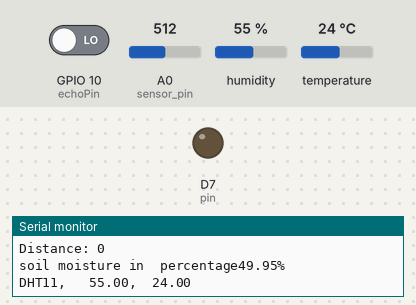
A sketch run on a simulated ESP8266 (NodeMCU). Shown: output pins drawn as LEDs (lit = HIGH), the last lines printed to the serial monitor. Inputs (shaded band) come from the test bench; at power-on: A0 (sensor_pin) = 512, GPIO 10 (echoPin) LOW, humidity 55 %, temperature 24 °C. Pins used as bus, display or sensor lines are not drawn.

Above: at 3.2 s.
3.3 s: A0 (sensor_pin) set to 597
6.0 s: A0 (sensor_pin) set to 624
At 8.4 s:
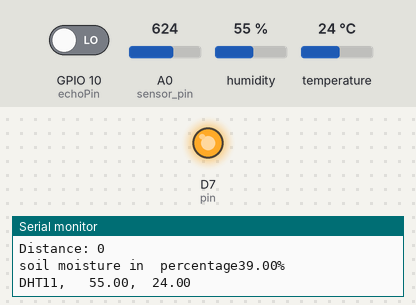
8.7 s: A0 (sensor_pin) set to 511
At 10.0 s:
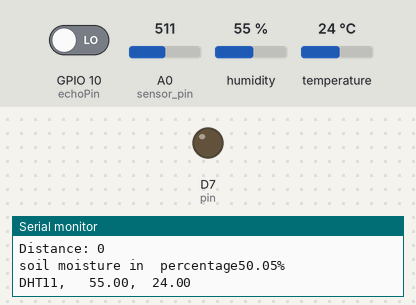
11.2 s: A0 (sensor_pin) set to 716
At 12.8 s:
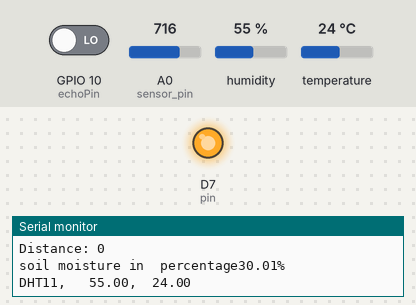
Timing chart, 0 to 14.3 s (numbered marks = the images above; inputs shaded):
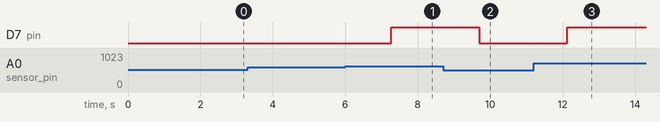

Measured:
- the behaviour switches between 613 and 614 on A0 (sensor_pin) (found by bisection; images 0 and 1)
- after the input at 6.0 s, D7 (pin): LOW → HIGH after 1.3 s
- after the input at 8.7 s, D7 (pin): HIGH → LOW after 1.0 s
- after the input at 11.2 s, D7 (pin): LOW → HIGH after 0.92 s

The sketch:

combine_program.ino
```cpp
#include<dht.h>
 dht DHT;

#define DHT11_PIN D0
const int sensor_pin= A0;
const int trigPin = 9;
const int echoPin = 10;
const int pin=13;
long duration;
int distance;

void setup()
{
  pinMode(pin,OUTPUT);
 pinMode(trigPin, OUTPUT); // Sets the trigPin as an Output
 pinMode(echoPin, INPUT); // Sets the echoPin as an Input
 Serial.begin(9600); // Serial.begin(9600);
}
void loop()
{


  float moisture_per;
  moisture_per=(100-(analogRead(sensor_pin)/1023.0)*100);
  Serial.print("soil moisture in  percentage");
  Serial.print(moisture_per);
  Serial.println("%");

   if(moisture_per<40)
   {
    digitalWrite(pin,HIGH);
   }
   else
   {
    digitalWrite(pin,LOW);
   }


  Serial.print("DHT11, \t");
  int chk = DHT.read11(DHT11_PIN);

  Serial.print(DHT.humidity);
  Serial.print(",\t");
  Serial.println(DHT.temperature);

  delay(1000);
  // Clears the trigPin
    digitalWrite(trigPin, LOW);
    delay(200);
    // Sets the trigPin on HIGH state for 10 micro seconds
    digitalWrite(trigPin, HIGH);
    delay(200);
    digitalWrite(trigPin, LOW);
    // Reads the echoPin, returns the sound wave travel time in microseconds
    duration = pulseIn(echoPin, HIGH);
    // Calculating the distance
    distance= duration*0.034/2;
    // Prints the distance on the Serial Monitor
    Serial.print("Distance: ");
    Serial.println(distance);
}
```
